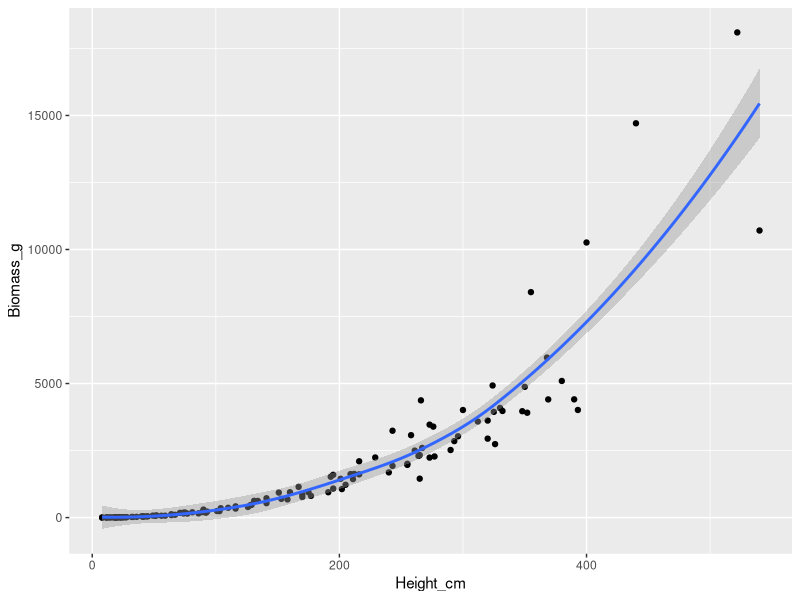
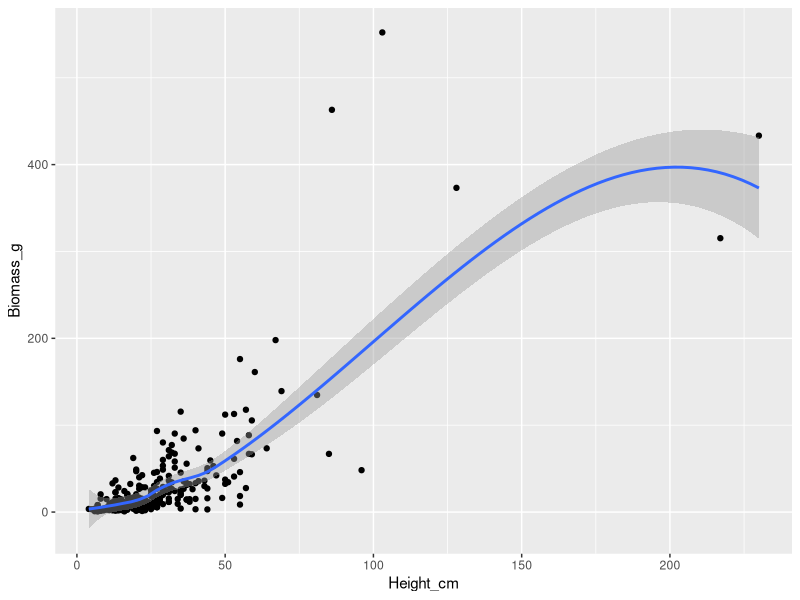
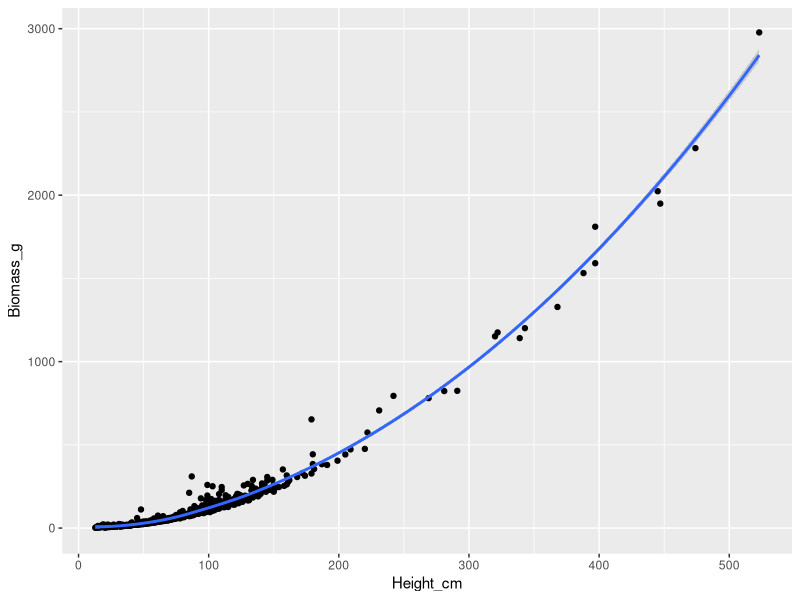
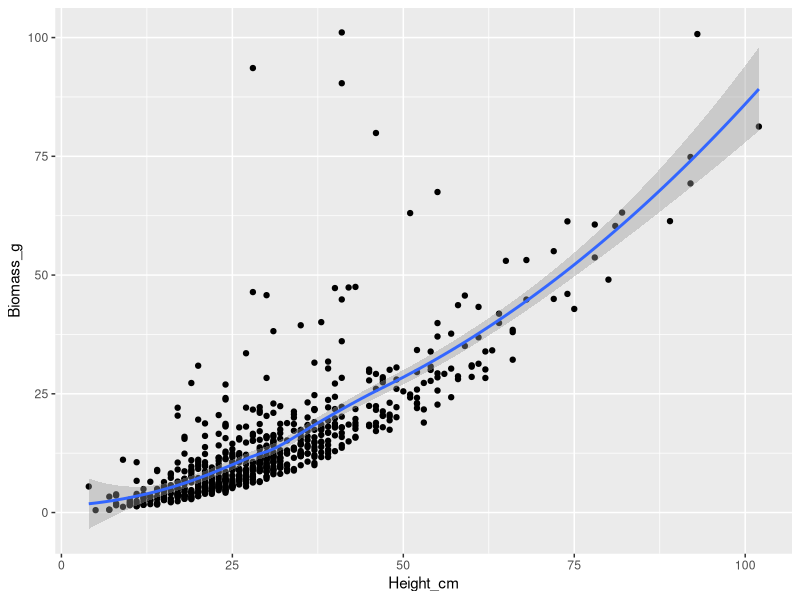
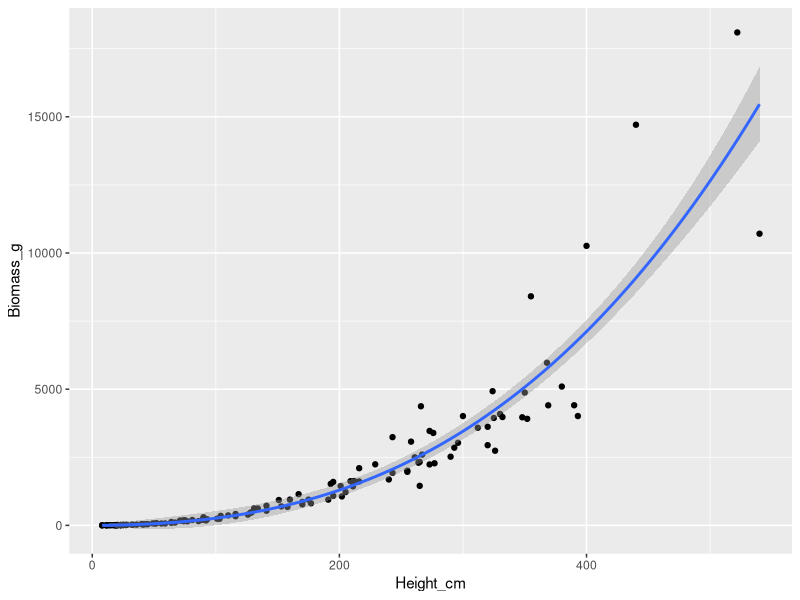
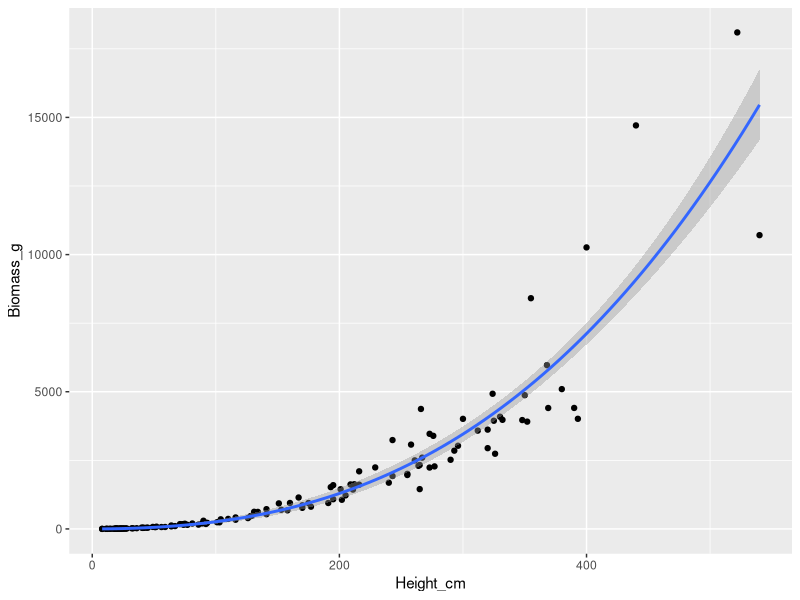
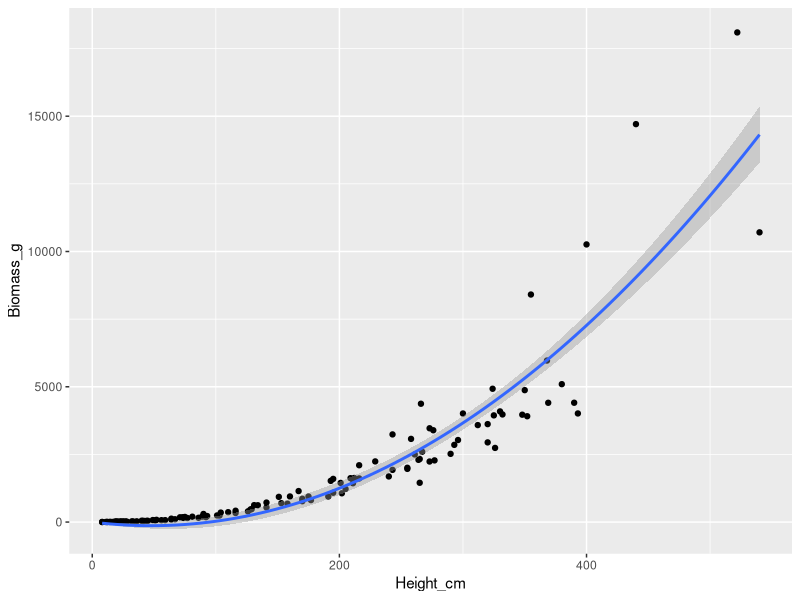
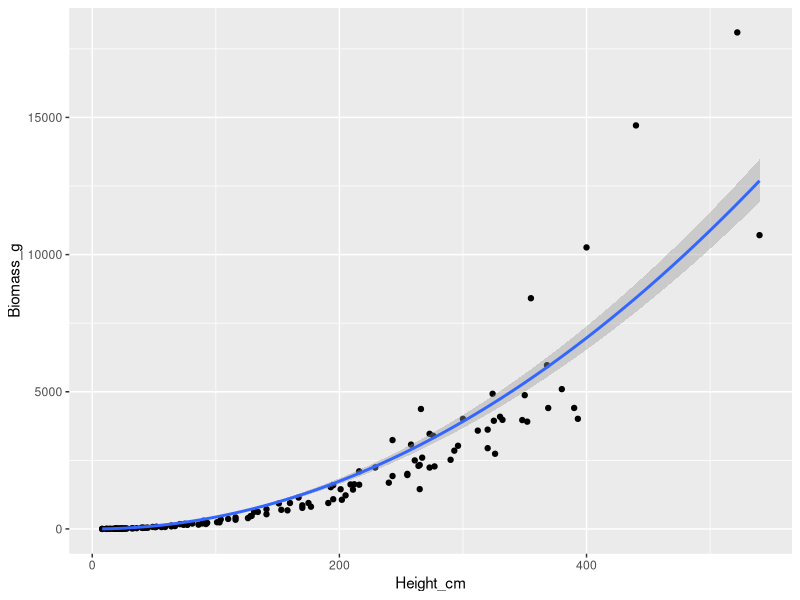

Write the R code that produced these figures, in order.
## Script to backfit height-only biomass models from already established 
## biomass models (FOR BROWSED PLOTS ONLY) - Kolstad et al. (2018)


##PACKAGES ----------------------------------------------------------------------------------------

        #Packages for data processing + visualization
        library(dplyr)
        library(tidyr)
        library(ggplot2)
        
        #Packages for models
        library(lme4)

###END PACKAGES ----------------------------------------------------------------------------------------




#\\\\\\\\\\\\\\\\\\\\\\\\\\\\\\\\\\\\\\\\\\\\\\\\\\\\\\\\\\\\\\\\\\\\\\\\\\\\\\\\\\\\\\\\\\\\\\\\\\\\\\\\\\\\\\\




#INITIAL DATA IMPORT ----------------------------------------------------------------------------------------------

        #Import CSV to dataframe
        data <- read.csv('1_Albedo_Exclosures/Data/Tree_Data/sustherb_tree_data.csv', header = TRUE)

#END INITIAL DATA IMPORT --------------------------------------------------------------------------------
        
        
        
        
#\\\\\\\\\\\\\\\\\\\\\\\\\\\\\\\\\\\\\\\\\\\\\\\\\\\\\\\\\\\\\\\\\\\\\\\\\\\\\\\\\\\\\\\\\\\\\\\\\\\\\\\\\\\\\\\




#DATA FILTERING ----------------------------------------------------------------------------------------------

        #Summary: 
        ##  The code below filters data to that is from Trøndelag, the year 2016, and trees under 6m in height.
        ##  Data from 2016 browsed plots in Trøndelag will be used to backfit/generate "height-only" biomass models
        ##  This is done since 2016 is the only year with 'Diameter at Ground Level' (DGL) measurements for all trees
        ##  Additionally, Trøndelag is the only region with these complete measurements
        ##  Also, height-only biomass models already exist in Kolstad et al. (2018)
        ##  Finally, as in Kolstad et al., trees over 6m in 2016 are likely leftover from forestry operations - thus they
        ##  are excluded.

        #Filter to 'Trøndelag' region only
        ##NOTE: This reduces the number of study sites (LocalityName) to 15 (w/ 30 total plots)
        trondelag <- data[data$Region == 'Trøndelag',]
        
        #Format date column properly (to R date format)
        trondelag$X_Date <- as.Date(as.character(trondelag$X_Date), format = "%m/%d/%y")
        
        #Format LocalityName and LocalityCode as factors
        trondelag$LocalityCode <- as.factor(trondelag$LocalityCode)
        trondelag$LocalityName <- as.factor(trondelag$LocalityName)
        
        #LocalityName to lowercase
        trondelag$LocalityName <- tolower(trondelag$LocalityName)
        
        #Filter to data from year 2016 only (and remove other df's)
        t2016 <- trondelag[trondelag$X_Date >= "2016-01-01" & trondelag$X_Date <= "2016-12-31",]
        rm(data)
        rm(trondelag)
        
        #Remove rows that are missing diameter-at-base data (3 total)
        t2016 <- t2016[! is.na(t2016$Diameter_at_base_mm), ]
        
        #Exclude trees > 6m (600cm)
        t2016 <- t2016[t2016$Height_cm <= 600,]
        
        #Filter to browsed plots
        t2016 <- t2016[t2016$Treatment == "B",]

#END DATA FILTERING -------------------------------------------------------------------------------------
        
        
        
        
#\\\\\\\\\\\\\\\\\\\\\\\\\\\\\\\\\\\\\\\\\\\\\\\\\\\\\\\\\\\\\\\\\\\\\\\\\\\\\\\\\\\\\\\\\\\\\\\\\\\\\\\\\\\\\\\




#BIOMASS CALCULATION USING EXISTING MODELS ---------------------------------------------------------------
        
        #Add a blank column to hold biomass
        t2016$Biomass_g <- as.numeric('')
        
        # Loop through each row of the dataframe (2016, Trøndelag, <6m height, browsed)
        # and produce a volume estimate
        for(row in 1:nrow(t2016)){
                
                #IDENTIFY SPECIES + HEIGHT
                
                #Get tree species
                species <- as.character(t2016[row, "Taxa"])
                
                #Get 'Diameter at Ground Level' (mm)
                dgl <- as.numeric(t2016[row, "Diameter_at_base_mm"])
                
                #Get height (cm)
                height <- as.numeric(t2016[row, "Height_cm"])
                
                #CALCULATE BIOMASS FOR EACH TREE USING SUSTHERB ALLOMETRIC EQUATIONS
                
                #Betula pubescens model (Birch)
                if( species == "Betula pubescens (Bjørk)" || species == "Betula pendula (Lavlandbjørk)" || species == "Salix caprea (Selje)" ){
                        
                        #Biomass (g)
                        biomass <- (0.078843)*(dgl^2) + (0.009197)*(height^2)
                        
                }
                
                #Picea abies model (Spruce)
                else if( species == "Picea abies (Gran)" || species == "Juniperus communis (Einer)"){
                        
                        #Biomass (g)
                        biomass <- (0.020293)*(height^2) + (0.006092)*(dgl^3)
                        
                }
                
                #Pinus sylvestris model (Pine)
                else if( species == "Pinus sylvestris (Furu)" ){
                        
                        #Biomass (g)
                        biomass <- (0.325839)*(dgl^2) + (0.0007434)*(dgl^3)
                      
                }
                
                #Sorbus aucuparia model (Rowan)
                else if( species == "Sorbus aucuparia (Rogn)" ){
                                
                        #Biomass (g)
                        biomass <- (0.006664)*(height^2) + (0.082983)*(dgl^2)

                }
                
                #Add calculated biomass to 'Biomass' column
                t2016[row, "Biomass_g"] <- biomass
                
        }
        
        
#END BIOMASS CALCULATION USING EXISTING MODELS -----------------------------------------------------------
        
        
        
        
#\\\\\\\\\\\\\\\\\\\\\\\\\\\\\\\\\\\\\\\\\\\\\\\\\\\\\\\\\\\\\\\\\\\\\\\\\\\\\\\\\\\\\\\\\\\\\\\\\\\\\\\\\\\\\\\
        
        
        
        
#MODEL BACKFITTING --------------------------------------------------------------------------------------
        
        #For each species, explore the relationship between height and modeled biomass ----------------
        
                #Spruce ------
                spruce_plot <- ggplot(data = subset(t2016, Taxa == "Picea abies (Gran)"), aes(x = Height_cm, y = Biomass_g)) +
                                        geom_point() +
                                        geom_smooth()
                spruce_plot
        
                        #Decent fit from first glance
        
                #Pine -------
                pine_plot <- ggplot(data = subset(t2016, Taxa == "Pinus sylvestris (Furu)"), aes(x = Height_cm, y = Biomass_g)) +
                                        geom_point() +
                                        geom_smooth()
                pine_plot
                
                        #Not so great fit
        
                #Birch --------
                birch_plot <- ggplot(data = subset(t2016, Taxa == "Betula pubescens (Bjørk)"), aes(x = Height_cm, y = Biomass_g)) +
                        geom_point() +
                        geom_smooth()
                birch_plot
                
                        #Excellent fit
        
                #Rowan --------
                rowan_plot <- ggplot(data = subset(t2016, Taxa == "Sorbus aucuparia (Rogn)"), aes(x = Height_cm, y = Biomass_g)) +
                        geom_point() +
                        geom_smooth()
                rowan_plot
                
                        #OK Fit
                
        #MODEL FIT + SELECTION ---------------------
                
        ##Same approach as Kolstad et al:
        ## "Biomass models were obtained for each species by starting with a saturated model including cubic,
        ## quadratic and linear terms for both height and DGL, and performing backwards elimination by removing
        ## the least significant terms first, and ending with the model with the highest adjusted R2-value
                
        ##NOTE: USING ADJUSTED R2 TO SELECT MODEL

                #Spruce ------------
                
                        #Fully saturated model ----
                
                                #Define model
                                s_full <- lm(Biomass_g ~ -1 + poly(Height_cm, 3, raw = T), data = subset(t2016, Taxa == "Picea abies (Gran)"))
                                summary(s_full)
                        
                                        #Only cubic term is significant
                                        #Adjusted R2 = 0.9038
                                
                                #Plot model on data
                                ggplot(data = subset(t2016, Taxa == "Picea abies (Gran)"), aes(x = Height_cm, y = Biomass_g)) +
                                        geom_point() +
                                        geom_smooth(method = "lm", formula = y ~ -1 + poly(x, 3, raw = T))
                                
                                        #No negative values - seems to be a great fit
                                
                        #Cubic model without linear term ----
                                
                                #Define model
                                s_cub <- lm(Biomass_g ~ -1 + I(Height_cm^2) + I(Height_cm^3), data = subset(t2016, Taxa == "Picea abies (Gran)"))
                                summary(s_cub)
                                
                                        #Both quadratic and cubic terms significant
                                        #Same R2 as with linear term = 0.9045
                                
                                #Plot model on data
                                ggplot(data = subset(t2016, Taxa == "Picea abies (Gran)"), aes(x = Height_cm, y = Biomass_g)) +
                                        geom_point() +
                                        geom_smooth(method = "lm", formula = y ~ -1 + I(x^2) + I(x^3))
                                
                        #Cubic term alone -----
                                
                                s_cub_only <- lm(Biomass_g ~ -1 + I(Height_cm^3), data = subset(t2016, Taxa == "Picea abies (Gran)"))
                                summary(s_cub_only)
                                
                                        #Lower adj. R2 (0.8921) - looks like cubic model with quadratic term is best
                        
                        #Quadratic model ----
                                
                                #Define model
                                s_quad <- lm(Biomass_g ~ -1 + poly(Height_cm, 2, raw = T), data = subset(t2016, Taxa == "Picea abies (Gran)"))
                                summary(s_quad)
                        
                                        #Looks like both terms are significant, so this form may be best
                                        #R2 = 0.9
                                
                                #Plot model on data
                                ggplot(data = subset(t2016, Taxa == "Picea abies (Gran)"), aes(x = Height_cm, y = Biomass_g)) +
                                        geom_point() +
                                        geom_smooth(method = "lm", formula = y ~ -1 + poly(x, 2, raw = T))
                                
                                        #Appear to be negative values - don't think this model will work
                        
                        #Quadratic model without linear term ----
                                
                                #Define model
                                s_simple <- lm(Biomass_g ~ -1 + I(Height_cm^2), data = subset(t2016, Taxa == "Picea abies (Gran)"))
                                summary(s_simple)
                        
                                        #Worse R2 (0.8863) - looks like quadratic model without linear term is best
                                
                                #Plot model on data
                                ggplot(data = subset(t2016, Taxa == "Picea abies (Gran)"), aes(x = Height_cm, y = Biomass_g)) +
                                        geom_point() +
                                        geom_smooth(method = "lm", formula = y ~ -1 + I(x^2))
                        
                                
                                
                        #MODEL CHOICE:
                        
                                #The cubic model with quadratic term and no linear term appears to have the best fit (highest R2 and fits the data
                                #well visually). Also, doesn't have negative coefficients (unlike quadratic)
                        
                                #SELECTED MODEL:  y = 0.02014x^2 + 0.00006086x^3
                                ggplot(data = subset(t2016, Taxa == "Picea abies (Gran)"), aes(x = Height_cm, y = Biomass_g)) +
                                        geom_point() +
                                        geom_smooth(method = "lm", formula = y ~ -1 + I(x^2) + I(x^3))
                                
                
                                
                #PINE ----------------------------------
                                
                        #Fully saturated model ----
                                
                                #Define model
                                p_full <- lm(Biomass_g ~ poly(Height_cm, 3, raw = T), data = subset(t2016, Taxa == "Pinus sylvestris (Furu)"))
                                summary(p_full)
                                
                                        #All terms are significant, but poor R2 value
                                        #R2 = 0.6776
                                
                                #Plot model on data
                                ggplot(data = subset(t2016, Taxa == "Pinus sylvestris (Furu)"), aes(x = Height_cm, y = Biomass_g)) +
                                        geom_point() +
                                        geom_smooth(method = "lm", formula = y ~ -1 + poly(x, 3, raw = T))
                                
                                                #Don't expect a decrease in biomass at tall heights, so this model
                                                #doesn't make sense
                                
                        #Cubic model without linear term ----
                        
                                #Define model
                                p_cub <- lm(Biomass_g ~ I(Height_cm^2) + I(Height_cm^3), data = subset(t2016, Taxa == "Pinus sylvestris (Furu)"))
                                summary(p_cub)
                                
                                        #Worse R2 = 0.6688
                        
                                #Plot model on data
                                ggplot(data = subset(t2016, Taxa == "Pinus sylvestris (Furu)"), aes(x = Height_cm, y = Biomass_g)) +
                                        geom_point() +
                                        geom_smooth(method = "lm", formula = y ~ -1 + I(x^2) + I(x^3))
                                
                                        #Model doesn't make biological sense (same as above)
                        
                        #Quadratic model ----
                        
                                #Define model
                                p_quad <- lm(Biomass_g ~ -1 + poly(Height_cm, 2, raw = T), data = subset(t2016, Taxa == "Pinus sylvestris (Furu)"))
                                summary(p_quad)
                                
                                        #Looks like both terms are significant, so this form may be best
                                        #R2 = 0.6611
                                
                                #Plot model on data
                                ggplot(data = subset(t2016, Taxa == "Pinus sylvestris (Furu)"), aes(x = Height_cm, y = Biomass_g)) +
                                        geom_point() +
                                        geom_smooth(method = "lm", formula = y ~ -1 + poly(x, 2, raw = T))
                                
                                        #Looks OK, but not great
                                
                        #Quadratic model without linear term ----
                        
                                #Define model
                                p_simple <- lm(Biomass_g ~ -1 + I(Height_cm^2), data = subset(t2016, Taxa == "Pinus sylvestris (Furu)"))
                                summary(p_simple)
                        
                                        #Very poor R2 (0.5168) - looks like quadratic model with linear term is best
                        
                        #Plot model on data
                        ggplot(data = subset(t2016, Taxa == "Pinus sylvestris (Furu)"), aes(x = Height_cm, y = Biomass_g)) +
                                geom_point() +
                                geom_smooth(method = "lm", formula = y ~ -1 + I(x^2))
                        
                                #Doesn't look good
                        
                        
                        #Model choice:
                        
                        #The quadratic model w/ linear term has one of the highest R2 values,
                        #makes biological sense, and has two significant terms
                        
                                #What if I filter out height > 150? (Looks like the points over 200
                                #are dragging the model over)
                        
                                p_alt <- lm(Biomass_g ~ -1 + poly(Height_cm, 2, raw = T), data = subset(t2016, Taxa == "Pinus sylvestris (Furu)" & Height_cm < 150))
                                summary(p_alt)
                                
                                        #Much better R2 (0.6997), but linear term isn't significant - let's try removing it
                                
                                p_alt_2 <- lm(Biomass_g ~ -1 + I(Height_cm^2), data = subset(t2016, Taxa == "Pinus sylvestris (Furu)" & Height_cm < 150))
                                summary(p_alt_2)
                                
                                        #Almost identical R2 (0.7003) - let's go with this one
                                
                        #SELECTED MODEL:  y = 0.027464x^2  (R2 = 0.7015)
                        ggplot(data = subset(t2016, Taxa == "Pinus sylvestris (Furu)" & Height_cm < 150), aes(x = Height_cm, y = Biomass_g)) +
                                geom_point() +
                                geom_smooth(method = "lm", formula = y ~ -1 + I(x^2))
                        

                        
                
                #ROWAN ---------------------
                        
                        #Fully saturated model ----
                        
                                #Define model
                                r_full <- lm(Biomass_g ~ poly(Height_cm, 3, raw = T), data = subset(t2016, Taxa == "Sorbus aucuparia (Rogn)"))
                                summary(r_full)
                                
                                #No terms significant, poor R2 value
                                #R2 = 0.6418
                                
                                #Plot model on data
                                ggplot(data = subset(t2016, Taxa == "Sorbus aucuparia (Rogn)"), aes(x = Height_cm, y = Biomass_g)) +
                                        geom_point() +
                                        geom_smooth(method = "lm", formula = y ~ -1 + poly(x, 3, raw = T))
                                
                                        #Looks reasonable
                        
                        #Cubic model without linear term ----
                        
                                #Define model
                                r_cub <- lm(Biomass_g ~ I(Height_cm^2) + I(Height_cm^3), data = subset(t2016, Taxa == "Sorbus aucuparia (Rogn)"))
                                summary(r_cub)
                                
                                        #Same R2 = 0.6404
                                
                                #Plot model on data
                                ggplot(data = subset(t2016, Taxa == "Sorbus aucuparia (Rogn)"), aes(x = Height_cm, y = Biomass_g)) +
                                        geom_point() +
                                        geom_smooth(method = "lm", formula = y ~ -1 + I(x^2) + I(x^3))
                                
                                        #Model doesn't make biological sense 
                                
                        #Quadratic model ----
                        
                                #Define model
                                r_quad <- lm(Biomass_g ~ -1 + poly(Height_cm, 2, raw = T), data = subset(t2016, Taxa == "Sorbus aucuparia (Rogn)"))
                                summary(r_quad)
                                
                                        #Looks like both terms are significant, so this form may be best
                                        #Much higher R2 = 0.834
                                
                                #Plot model on data
                                ggplot(data = subset(t2016, Taxa == "Sorbus aucuparia (Rogn)"), aes(x = Height_cm, y = Biomass_g)) +
                                        geom_point() +
                                        geom_smooth(method = "lm", formula = y ~ -1 + poly(x, 2, raw = T))
                                
                                        #Looks OK, but seems to be dragged upwards a bit
                        
                        #Quadratic model without linear term ----
                        
                                #Define model
                                r_simple <- lm(Biomass_g ~ -1 + I(Height_cm^2), data = subset(t2016, Taxa == "Sorbus aucuparia (Rogn)"))
                                summary(r_simple)
                                
                                #Worse R2 - looks like quadratic model with linear term is best
                                
                                #Plot model on data
                                ggplot(data = subset(t2016, Taxa == "Sorbus aucuparia (Rogn)"), aes(x = Height_cm, y = Biomass_g)) +
                                        geom_point() +
                                        geom_smooth(method = "lm", formula = y ~ -1 + I(x^2))
                        
                                        #Looks OK
                        
                        
                        #MODEL CHOICE:
                        
                                #The quadratic model w/ linear term has one of the highest R2 values,
                                #makes biological sense, and has two significant terms
                        
                                #SELECTED MODEL:  y = 0.2620264x + 0.005844x^2  (R2 = 0.8345)
                                ggplot(data = subset(t2016, Taxa == "Sorbus aucuparia (Rogn)"), aes(x = Height_cm, y = Biomass_g)) +
                                        geom_point() +
                                        geom_smooth(method = "lm", formula = y ~ -1 + poly(x, 2, raw = T))
                                
                                
                                
                
                #BIRCH ---------------------
                        
                        #Fully saturated model ----
                        
                                #Define model
                                b_full <- lm(Biomass_g ~ poly(Height_cm, 3, raw = T), data = subset(t2016, Taxa == "Betula pubescens (Bjørk)"))
                                summary(b_full)
                                
                                        #Very good R value, quadratic term not significant
                                        #R2 = 0.9873
                        
                        #Plot model on data
                        ggplot(data = subset(t2016, Taxa == "Betula pubescens (Bjørk)"), aes(x = Height_cm, y = Biomass_g)) +
                                geom_point() +
                                geom_smooth(method = "lm", formula = y ~ -1 + poly(x, 3, raw = T))
                        
                                #Looks excellent
                        
                        #Cubic model without linear term ----
                        
                                #Define model
                                b_cub <- lm(Biomass_g ~ I(Height_cm^2) + I(Height_cm^3), data = subset(t2016, Taxa == "Betula pubescens (Bjørk)"))
                                summary(b_cub)
                                
                                        #Slightly worse R2 = 0.9869
                                
                                #Plot model on data
                                ggplot(data = subset(t2016, Taxa == "Betula pubescens (Bjørk)"), aes(x = Height_cm, y = Biomass_g)) +
                                        geom_point() +
                                        geom_smooth(method = "lm", formula = y ~ -1 + I(x^2) + I(x^3))
                                
                                        #Model OK
                        
                        #Quadratic model ----
                        
                                #Define model
                                b_quad <- lm(Biomass_g ~ -1 + poly(Height_cm, 2, raw = T), data = subset(t2016, Taxa == "Betula pubescens (Bjørk)"))
                                summary(b_quad)
                        
                                        #Much higher R2 = 0.9898
                        
                                #Plot model on data
                                ggplot(data = subset(t2016, Taxa == "Betula pubescens (Bjørk)"), aes(x = Height_cm, y = Biomass_g)) +
                                        geom_point() +
                                        geom_smooth(method = "lm", formula = y ~ -1 + poly(x, 2, raw = T))
                                
                                        #Excellent fit
                        
                        #Quadratic model without linear term ----
                        
                                #Define model
                                b_simple <- lm(Biomass_g ~ -1 + I(Height_cm^2), data = subset(t2016, Taxa == "Betula pubescens (Bjørk)"))
                                summary(b_simple)
                        
                                        #Slightly worse R2: 0.9879
                        
                                #Plot model on data
                                ggplot(data = subset(t2016, Taxa == "Betula pubescens (Bjørk)"), aes(x = Height_cm, y = Biomass_g)) +
                                        geom_point() +
                                        geom_smooth(method = "lm", formula = y ~ -1 + I(x^2))
                        
                                        #Looks good
                        
                        
                        #MODEL CHOICE:
                        
                                #The quadratic model w/ linear term has the highest R2 value,
                                #makes biological sense, and has two significant terms
                                
                                #SELECTED MODEL:  y = 0.2072x + 0.009974x^2  (R2 = 0.9898)
                                ggplot(data = subset(t2016, Taxa == "Betula pubescens (Bjørk)"), aes(x = Height_cm, y = Biomass_g)) +
                                        geom_point() +
                                        geom_smooth(method = "lm", formula = y ~ -1 + poly(x, 2, raw = T))
                                
                        
        
        #SO, FINAL MODELS ARE BELOW:
                
                #Spruce (browsed) ------
                
                        #Equation:  y = 0.02014x^2 + 0.00006086x^3
                        #Model in R:  lm(Biomass_g ~ -1 + I(Height_cm^2) + I(Height_cm^3), data = subset(t2016, Taxa == "Picea abies (Gran)"))
                        #R2 value: 0.9059
                        
                #Pine (browsed) ------
                                
                        #Equation:  y = 0.027464x^2
                        #Model in R:  lm(Biomass_g ~ -1 + I(Height_cm^2), data = subset(t2016, Taxa == "Pinus sylvestris (Furu)" & Height_cm < 150))
                        #R2 value: 0.7015
                                
                #Birch (browsed) ------
                                
                        #Equation:  y = 0.2072x + 0.009974x^2
                        #Model in R:  lm(Biomass_g ~ -1 + poly(Height_cm, 2, raw = T), data = subset(t2016, Taxa == "Betula pubescens (Bjørk)"))
                        #R2 value: 0.9898
                                
                #Rowan (browsed) ------
                                
                        #Equation:  y = 0.2620264x + 0.005844x^2
                        #Model in R:  lm(Biomass_g ~ -1 + poly(Height_cm, 2, raw = T), data = subset(t2016, Taxa == "Sorbus aucuparia (Rogn)"))
                        #R2 value: R2 = 0.8345
                
                                


#END MODEL BACKFITTING ----------------------------------------------------------------------------------        
        
        
   
                                     
#\\\\\\\\\\\\\\\\\\\\\\\\\\\\\\\\\\\\\\\\\\\\\\\\\\\\\\\\\\\\\\\\\\\\\\\\\\\\\\\\\\\\\\\\\\\\\\\\\\\\\\\\\\\\\\\
        
        
        
        
#EXPORT PLOTS --------------------------------------------------------------------------------------
                              
        #Pine
                #Define equation:
                pe <- paste("y == ", "0.027464*X^2", sep ="")  
                
                #Define R2 value:
                pr <- paste("R^2 == ", "0.7015", sep ="")
                
               
                png(filename = "1_Albedo_Exclosures/Approach_1A/Output/biomass_models/pine_backfit_model.png",
                    width = 1000,
                    height = 1000,
                    units = "px",
                    bg = "white")
                                
                ggplot(data = subset(t2016, Taxa == "Pinus sylvestris (Furu)" & Height_cm < 150), aes(x = Height_cm, y = Biomass_g)) +
                        geom_point() +
                        geom_smooth(method = "lm", formula = y ~ -1 + I(x^2), se = F, color = "black") +
                        labs(x = "Height (cm)", y = "Modelled Biomass (g)") +
                        ggtitle("Backfitted Biomass Model: Pinus Sylvestris") +
                        theme_bw() +
                        theme(plot.title = element_text(hjust = 0.5, size = 30, margin = margin(t = 40, b = 40)),
                              legend.position = "none",
                              axis.text.x = element_text(size = 20, margin = margin(t=16)),
                              axis.text.y = element_text(size = 20, margin = margin(r=16)),
                              axis.title.x = element_text(size = 30, margin = margin(t=40, b = 40)),
                              axis.title.y = element_text(size = 30, margin = margin(r=40))) +
                        annotate("text", x = 25, y = 500, size = 8, label = pe, parse=TRUE) +
                        annotate("text", x = 25, y = 470, size = 8, label = pr, parse=TRUE)
                        
                                
                dev.off()
                                
        #Spruce
                
                #Define equation:
                se <- paste("y == ", "0.02014*X^2 + 0.00006086*X^3", sep ="")  
                
                #Define R2 value:
                sr <- paste("R^2 == ", "0.9059", sep ="")
                
                
                png(filename = "1_Albedo_Exclosures/Approach_1A/Output/biomass_models/spruce_backfit_model.png",
                    width = 1000,
                    height = 1000,
                    units = "px",
                    bg = "white")
                
                ggplot(data = subset(t2016, Taxa == "Picea abies (Gran)"), aes(x = Height_cm, y = Biomass_g)) +
                        geom_point() +
                        geom_smooth(method = "lm", formula = y ~ -1 + I(x^2) + I(x^3), se = F, color = "black") +
                        labs(x = "Height (cm)", y = "Modelled Biomass (g)") +
                        ggtitle("Backfitted Biomass Model: Picea abies") +
                        theme_bw() +
                        theme(plot.title = element_text(hjust = 0.5, size = 30, margin = margin(t = 40, b = 40)),
                              legend.position = "none",
                              axis.text.x = element_text(size = 20, margin = margin(t=16)),
                              axis.text.y = element_text(size = 20, margin = margin(r=16)),
                              axis.title.x = element_text(size = 30, margin = margin(t=40, b = 40)),
                              axis.title.y = element_text(size = 30, margin = margin(r=40))) +
                        annotate("text", x = 100, y = 15000, size = 8, label = se, parse=TRUE) +
                        annotate("text", x = 100, y = 14100, size = 8, label = sr, parse=TRUE)
                
                
                dev.off()
                                
        #Birch
                
                #Define equation:
                be <- paste("y == ", "0.2072*X + 0.009974*X^2", sep ="")  
                
                #Define R2 value:
                br <- paste("R^2 == ", "0.9898", sep ="")
                
                
                png(filename = "1_Albedo_Exclosures/Approach_1A/Output/biomass_models/birch_backfit_model.png",
                    width = 1000,
                    height = 1000,
                    units = "px",
                    bg = "white")
                
                ggplot(data = subset(t2016, Taxa == "Betula pubescens (Bjørk)"), aes(x = Height_cm, y = Biomass_g)) +
                        geom_point() +
                        geom_smooth(method = "lm", formula = y ~ -1 + poly(x, 2, raw = T), se = F, color = "black") +
                        labs(x = "Height (cm)", y = "Modelled Biomass (g)") +
                        ggtitle("Backfitted Biomass Model: Betula pubescens") +
                        theme_bw() +
                        theme(plot.title = element_text(hjust = 0.5, size = 30, margin = margin(t = 40, b = 40)),
                              legend.position = "none",
                              axis.text.x = element_text(size = 20, margin = margin(t=16)),
                              axis.text.y = element_text(size = 20, margin = margin(r=16)),
                              axis.title.x = element_text(size = 30, margin = margin(t=40, b = 40)),
                              axis.title.y = element_text(size = 30, margin = margin(r=40))) +
                        annotate("text", x = 100, y = 2500, size = 8, label = be, parse=TRUE) +
                        annotate("text", x = 100, y = 2325, size = 8, label = br, parse=TRUE)
                
                
                dev.off()
                                
        #Rowan
                
                #Define equation:
                re <- paste("y == ", "0.2620264*X + 0.005844*X^2", sep ="")  
                
                #Define R2 value:
                rr <- paste("R^2 == ", "0.8345", sep ="")
                
                
                png(filename = "1_Albedo_Exclosures/Approach_1A/Output/biomass_models/rowan_backfit_model.png",
                    width = 1000,
                    height = 1000,
                    units = "px",
                    bg = "white")
                
                ggplot(data = subset(t2016, Taxa == "Sorbus aucuparia (Rogn)"), aes(x = Height_cm, y = Biomass_g)) +
                        geom_point() +
                        geom_smooth(method = "lm", formula = y ~ -1 + poly(x, 2, raw = T), se = F, color = "black") +
                        labs(x = "Height (cm)", y = "Modelled Biomass (g)") +
                        ggtitle("Backfitted Biomass Model: Sorbus aucuparia") +
                        theme_bw() +
                        theme(plot.title = element_text(hjust = 0.5, size = 30, margin = margin(t = 40, b = 40)),
                              legend.position = "none",
                              axis.text.x = element_text(size = 20, margin = margin(t=16)),
                              axis.text.y = element_text(size = 20, margin = margin(r=16)),
                              axis.title.x = element_text(size = 30, margin = margin(t=40, b = 40)),
                              axis.title.y = element_text(size = 30, margin = margin(r=40))) +
                        annotate("text", x = 25, y = 122, size = 8, label = re, parse=TRUE) +
                        annotate("text", x = 25, y = 115, size = 8, label = rr, parse=TRUE)
                
                
                dev.off()

#END EXPORT PLOTS ---------------------------------------------------------------------------------- 
